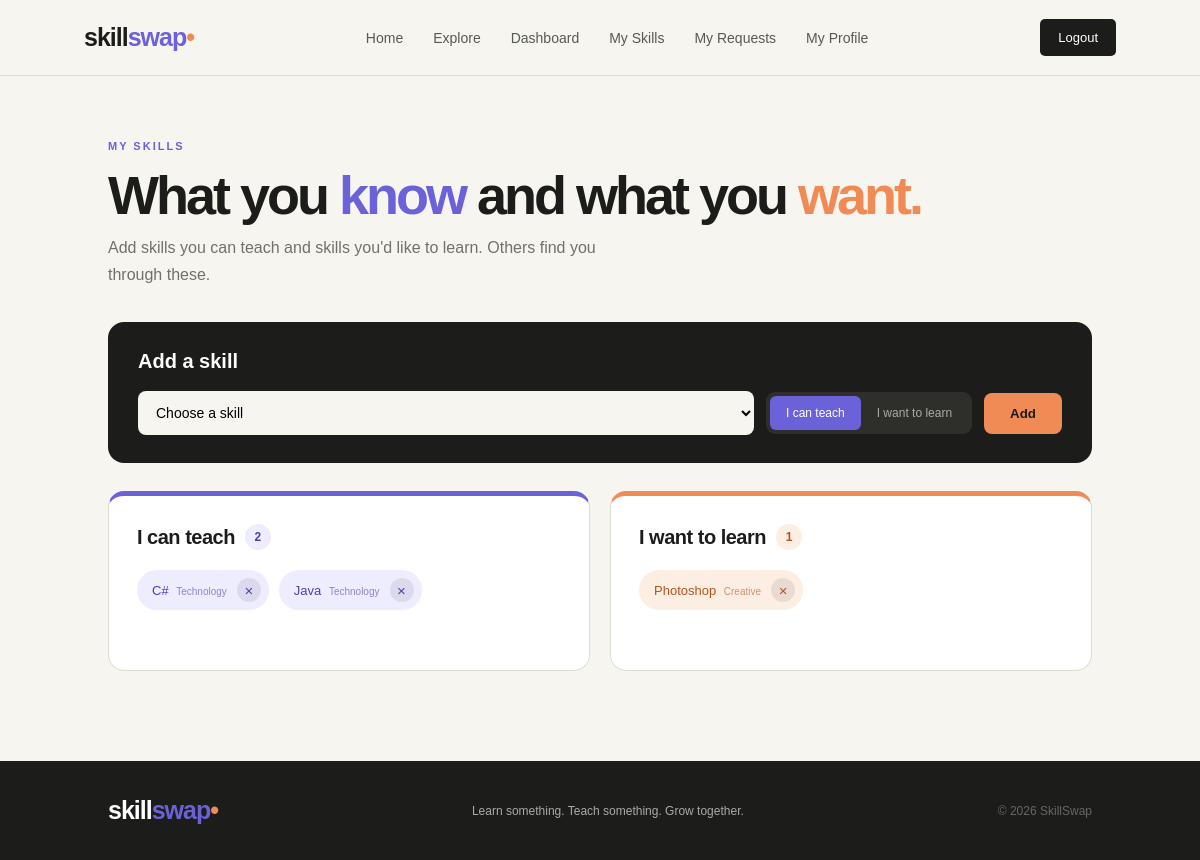
The app's page /skills.php (signed in) with its own data.
### tables this page shows
CREATE TABLE user_skills (
    user_skill_id INT AUTO_INCREMENT PRIMARY KEY,
    user_id       INT NOT NULL,
    skill_id      INT NOT NULL,
    type          ENUM('OFFER','WANT') NOT NULL,
    UNIQUE KEY uniq_user_skill_type (user_id, skill_id, type),
    FOREIGN KEY (user_id)  REFERENCES users(user_id)  ON DELETE CASCADE,
    FOREIGN KEY (skill_id) REFERENCES skills(skill_id) ON DELETE CASCADE
);

CREATE TABLE skills (
    skill_id   INT AUTO_INCREMENT PRIMARY KEY,
    skill_name VARCHAR(100) NOT NULL UNIQUE,
    category   VARCHAR(50)  NOT NULL
);

### includes/helpers.php (called while the page is built, shortened)
<?php
function e($value): string {
    return htmlspecialchars((string)$value, ENT_QUOTES, 'UTF-8');
}
function current_user_id(): int {
    return (int)($_SESSION['user_id'] ?? 0);
}

### skills.php (the view, shortened to what this page needs)
<?php
require_once "includes/helpers.php";
$uid = current_user_id();
$stmt = $conn->prepare("
    SELECT us.user_skill_id, us.type, s.skill_name, s.category
    FROM user_skills us
    JOIN skills s ON s.skill_id = us.skill_id
    WHERE us.user_id = ?
    ORDER BY s.skill_name
");
$stmt->bind_param("i", $uid);
$stmt->execute();
$mine   = $stmt->get_result()->fetch_all(MYSQLI_ASSOC);
$offers = array_values(array_filter($mine, fn($r) => $r['type'] === 'OFFER'));
$wants  = array_values(array_filter($mine, fn($r) => $r['type'] === 'WANT'));
include "includes/header.php";
function skill_pills(array $rows, string $cls): void {
    echo '<div class="skill-pills">';
    foreach ($rows as $r) {
        echo '<div class="skill-pill ' . $cls . '"><span>' . e($r['skill_name']) . ' <small>' . e($r['category']) . '</small></span>';
        echo '<form method="POST" action="skills.php">' . csrf_field();
        echo '<button type="submit" title="Remove" aria-label="Remove ' . e($r['skill_name']) . '">×</button></form></div>';
    }
    echo '</div>';
}
?>
<section class="page-section">
    <div class="page-head">
        <span class="section-number">MY SKILLS</span>
        <h2>What you <em>know</em> and what you <em class="orange">want.</em></h2>
        <p>Add skills you can teach and skills you'd like to learn. Others find you through these.</p>
    </div>
    <div class="add-card">
        <h3>Add a skill</h3>
        <form method="POST" action="skills.php" class="add-form">
            <select name="skill_id" required>
                <option value="">Choose a skill</option>
            </select>
            <div class="type-toggle">
                <label for="t-offer">I can teach</label>
                <label for="t-want">I want to learn</label>
            </div>
            <button type="submit" class="btn-add">Add</button>
        </form>
    </div>
    <div class="two-col">
        <div class="skill-col offer">
            <h3>I can teach <span class="count-pill"><?php echo count($offers); ?></span></h3>
            <?php skill_pills($offers, 'offer'); ?>
        </div>
        <div class="skill-col want">
            <h3>I want to learn <span class="count-pill"><?php echo count($wants); ?></span></h3>
        </div>
    </div>
</section>
<?php include "includes/footer.php"; ?>

### styles.css (style rules this page uses)
* { margin: 0; padding: 0; box-sizing: border-box; }
html { scroll-behavior: smooth; }
body { background: #f7f5ef; color: #1c1d1a; font-family: Arial, sans-serif; overflow-x: hidden; }
.section-number { color: #6b61d8; font-size: 11px; font-weight: bold; letter-spacing: 2px; }
html { min-height: 100%; }
body { min-height: 100vh; display: flex; flex-direction: column; }
.page-head { margin-bottom: 34px; }
.page-head h2 { font-size: clamp(34px, 5vw, 54px); line-height: 1; letter-spacing: -3px; margin: 14px 0 12px; }
.page-head h2 em { color: #6b61d8; font-style: normal; }
.page-head h2 em.orange { color: #f08b55; }
.page-head p { color: #70716b; max-width: 540px; line-height: 1.7; }
.count-pill { display: inline-grid; place-items: center; min-width: 26px; height: 26px; padding: 0 8px; border-radius: 13px; background: #eeecff; color: #4a41b0; font-size: 12px; font-weight: bold; letter-spacing: 0; }
.add-card { margin-bottom: 28px; padding: 28px 30px; background: #1c1d1a; color: #fff; border-radius: 16px; }
.add-card h3 { display: flex; align-items: center; gap: 10px; margin-bottom: 18px; font-size: 20px; }
.add-form { display: grid; grid-template-columns: 1.6fr auto auto; gap: 12px; align-items: center; }
.add-form select { width: 100%; padding: 13px 14px; border: none; border-radius: 8px; background: #f7f5ef; font: inherit; font-size: 14px; outline: none; }
.type-toggle { display: flex; padding: 4px; background: #2e2f2b; border-radius: 9px; }
.type-toggle label { margin: 0; padding: 10px 16px; border-radius: 6px; cursor: pointer; font-size: 12px; color: #aaa; transition: .3s; white-space: nowrap; }
.type-toggle input:checked+label { background: #6b61d8; color: #fff; }
.btn-add { padding: 13px 26px; border: none; border-radius: 8px; background: #f08b55; color: #1c1d1a; font-weight: bold; cursor: pointer; transition: .3s; }
.two-col { display: grid; grid-template-columns: 1fr 1fr; gap: 20px; }
.skill-col { padding: 28px; background: #fff; border: 1px solid #deddd5; border-radius: 16px; min-height: 180px; }
.skill-col.offer { border-top: 5px solid #6b61d8; }
.skill-col.want { border-top: 5px solid #f08b55; }
.skill-col h3 { display: flex; align-items: center; gap: 10px; margin-bottom: 20px; font-size: 20px; letter-spacing: -.5px; }
.skill-col.want .count-pill { background: #fdeee4; color: #b4531d; }
.skill-pills { display: flex; flex-wrap: wrap; gap: 10px; }
.skill-pill { display: inline-flex; align-items: center; gap: 10px; padding: 8px 8px 8px 15px; border-radius: 30px; background: #eeecff; color: #4a41b0; font-size: 13px; transition: .3s; animation: successPop .4s ease; }
.skill-pill.want { background: #fdeee4; color: #b4531d; }
.skill-pill small { margin-left: 4px; font-size: 10px; opacity: .6; }
.skill-pill form { display: inline-flex; }
.skill-pill button { width: 24px; height: 24px; border: none; border-radius: 50%; background: rgba(0, 0, 0, .08); color: inherit; font-size: 15px; line-height: 1; cursor: pointer; transition: .3s; }

### records on screen
user_skills: skill.skill_name "C#", skill.category "Technology"
user_skills: skill.skill_name "Java", skill.category "Technology"
user_skills: skill.skill_name "Photoshop", skill.category "Creative"

### other values on screen
count($offers) "2"
count($wants) "1"
